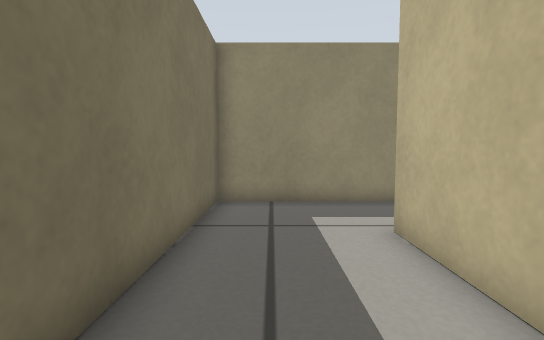
view 1 (above)

15 first-person views from a walk through a world built for the Gazebo simulator. The camera is 0.34 m above the floor, tilts 4° down and sees 85° across. The floor is counted in squares, 0.2 m on a side. Each view is taken from the middle of a square. On the plan, view 1 faces up. The plan holds only what a view shows up to about 15 squares ahead; the rest is blank.

view 2
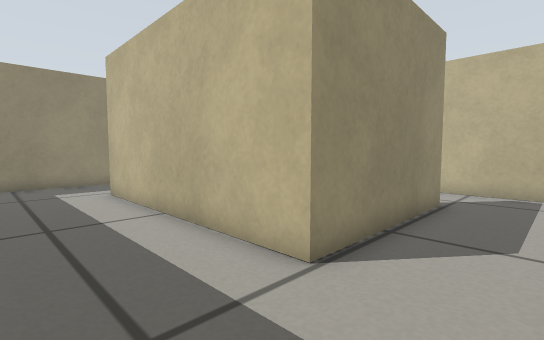

view 3
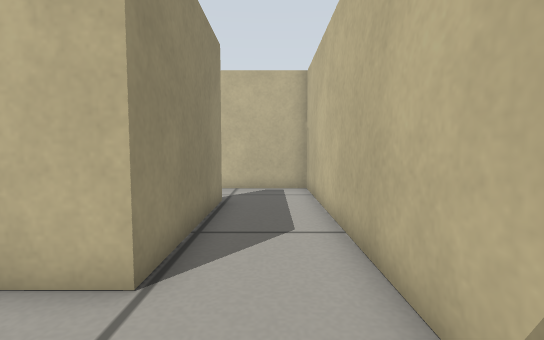

view 4
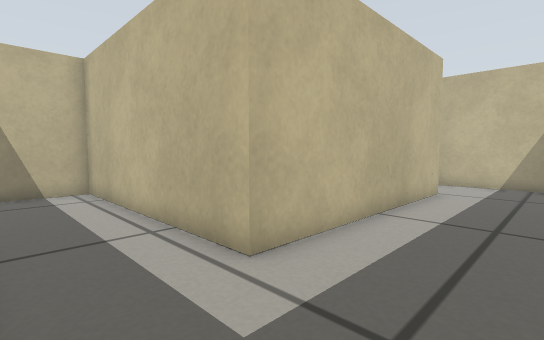

view 5
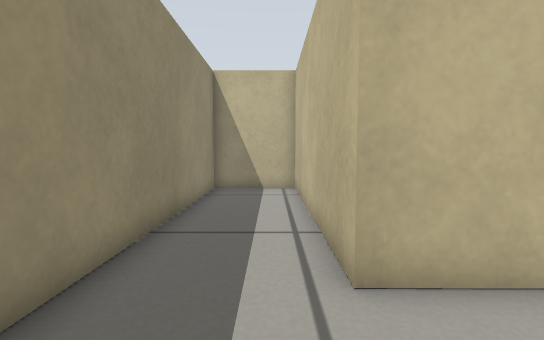

view 6
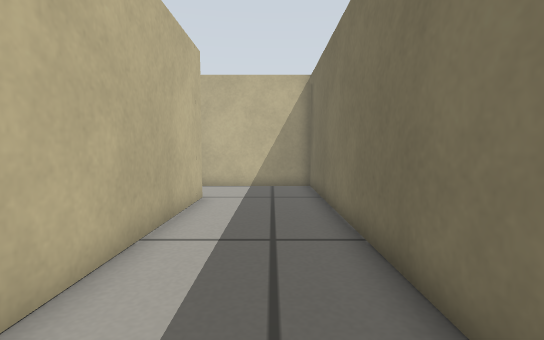

view 7
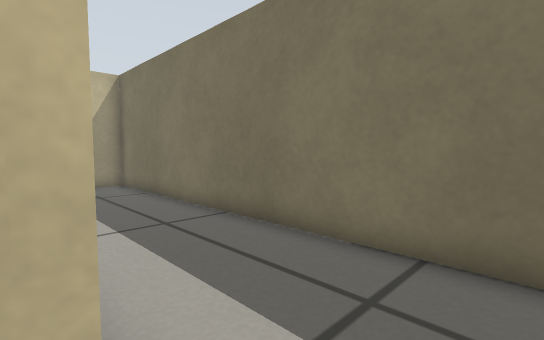

view 8
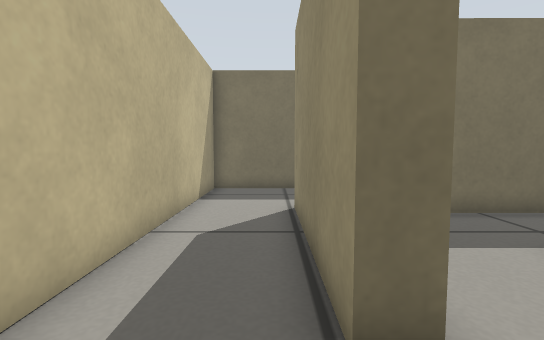

view 9
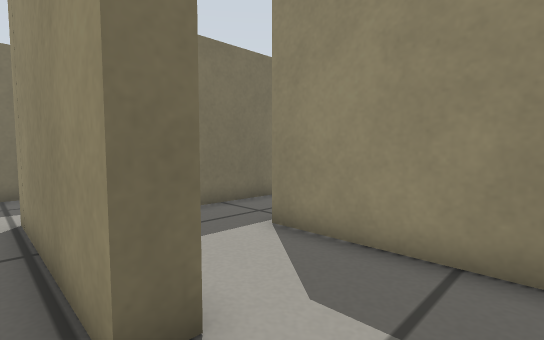

view 10
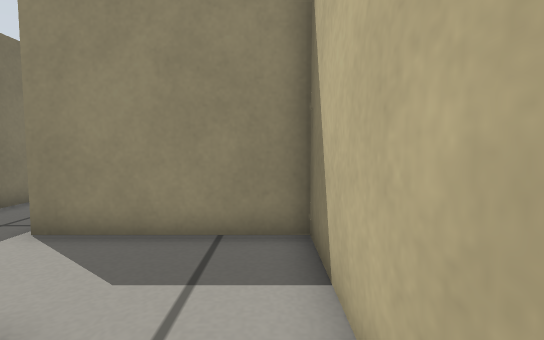

view 11
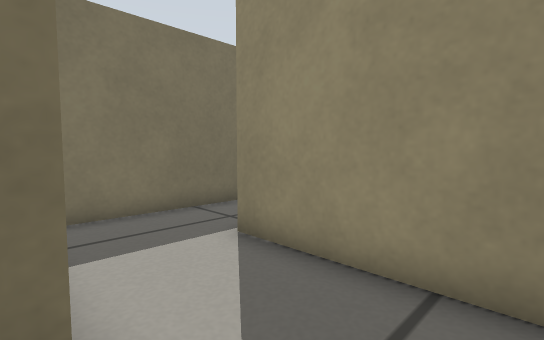

view 12
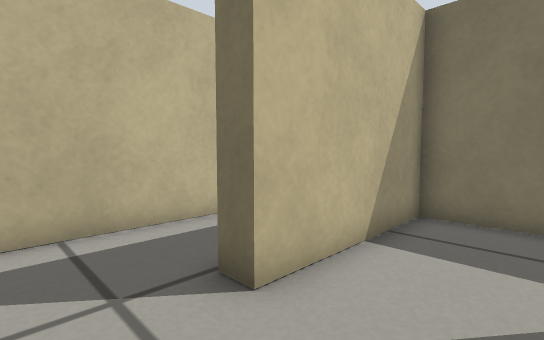

view 13
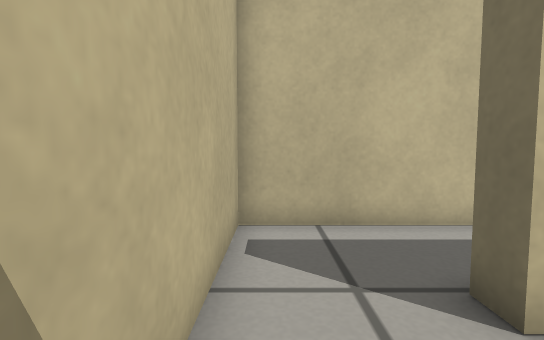

view 14
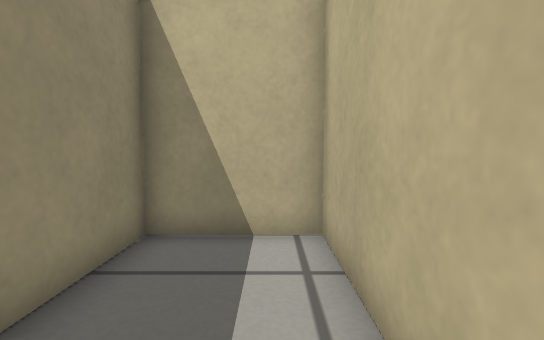

view 15
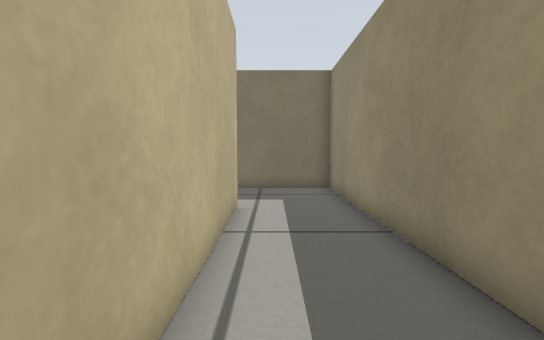

### Floor plan
Points are (right, up) in squares from view 1. A wall is a line through its corners. A room is listed if a view was taken in it or the views show most of it. See-through windows are left out.
Room 1 (views 1, 2, 3, 4, 5, 6, 7, 8, 9, 10, 11, 14, 15)
walls: (8.7, -2.6) (8.7, -3.4) (2.4, -3.4) (2.5, 6) (11.7, 6) (11.7, 9.5) (-1.8, 9.5) (-1.8, -6.5) (11.7, -6.5) (11.7, -2.6)
ways out: opening at (10, -3) to room 2
Room 2 (views 12, 13)
walls: (6.4, -2.6) (8.7, -2.6); (11.7, -2.6) (11.7, 0.8) (6.2, 0.8)
ways out: opening at (10, -3) to room 1; opening at (7.5, -1) to room 3
Room 3 (no view inside)
walls: (3.2, 1.4) (3.2, -2.6) (6.4, -2.6)
ways out: opening at (7.5, -1) to room 2; opening at (5, 1)

Positions as (right, up) in squares from view 1, and headings:
1: (0, 0), facing up
2: (-1, -6), facing up-right
3: (-1, -5), facing right
4: (-1, 9), facing down-right
5: (-1, 7), facing right
6: (0, 7), facing down
7: (3, 8), facing down-left
8: (11, -4), facing left
9: (11, -4), facing up-left
10: (11, -5), facing up
11: (11, -3), facing up-left
12: (11, 0), facing down-left
13: (11, 0), facing down
14: (6, 7), facing right
15: (11, 7), facing left
